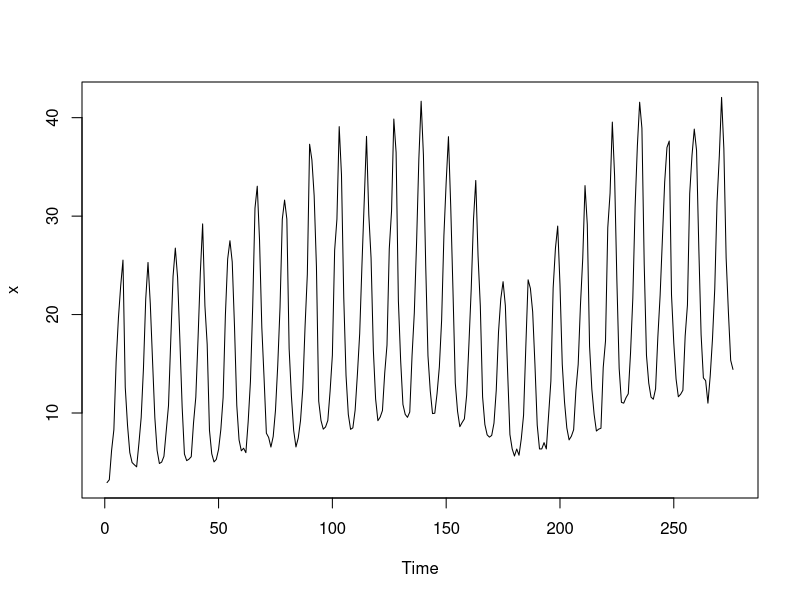
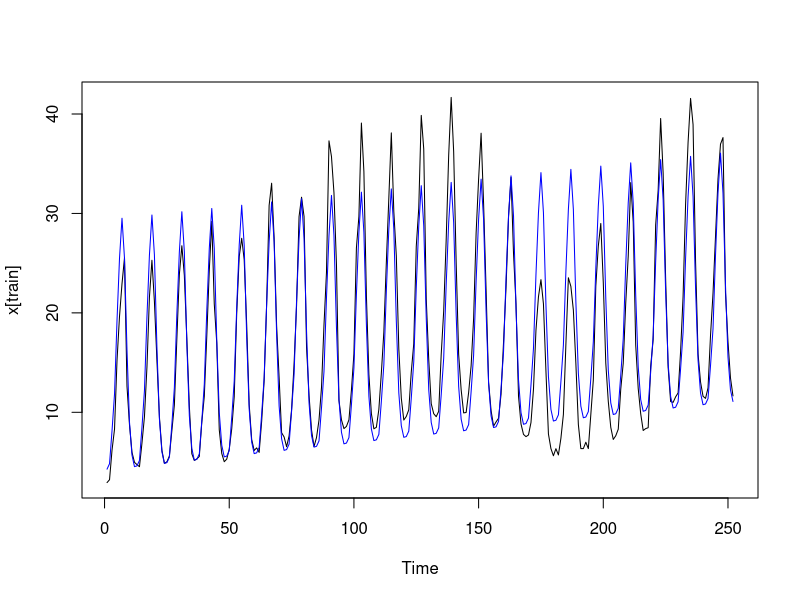
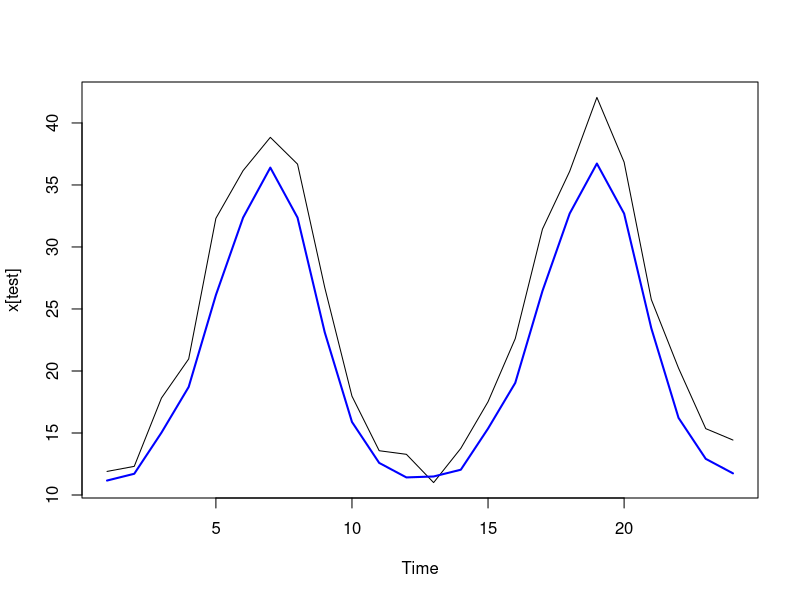
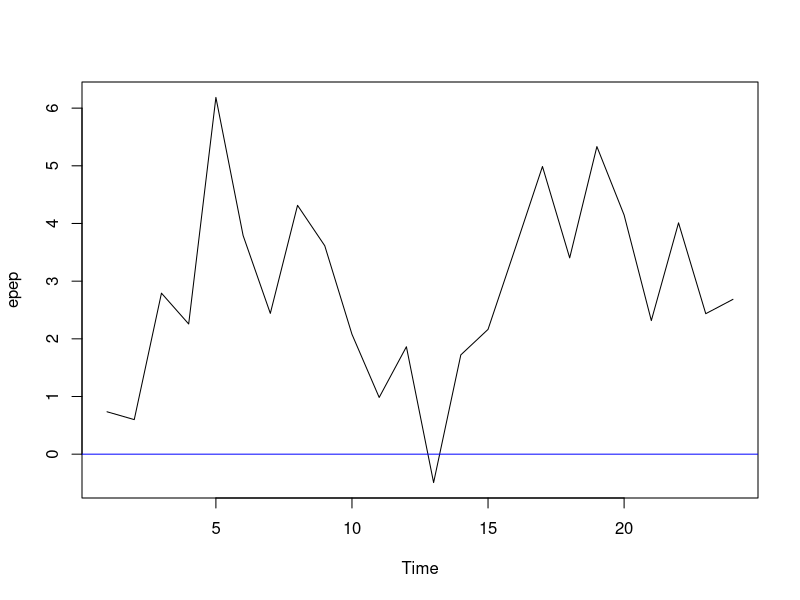

The R script that drew these images, in order:
setwd(dirname(rstudioapi::getActiveDocumentContext()$path))
df1 <- read.delim("USA_Icecream.tsv", skip=21, sep="", stringsAsFactors = FALSE) 
df2 <- read.delim("DEU_Dairy.tsv", skip=16, sep="") 

# второе задание, ложная корреляция при сезонности
cor.test(df1$VALUE, df2$dairy) # cor = 0.49031, p-value = 10^-16. Значимо отличается от 0.


# Прогнозирование с помощью тренда и сезонных фиктивных переменных
x <- df1$VALUE
plot.ts(x)
train <- df1$DATE < "1939-01-01"
test <- ! train # Тестовый период последние 24 месяца

#прогноз на последние 24 месяца по модели с линейным трендом и месячными фиктивными переменными.
tr <- 1:nrow(df1)
month <- rep(1:12, 23) # 12 месяцев, 23 года период
reg1 <- lm(x ~ tr + factor(month), subset=train) # регрессия на train периоде
plot.ts(x[train])
lines(fitted(reg1), col="blue")

xp <- predict(reg1, newdata=list(tr=tr[test], month=month[test])) # получаем прогноз

plot.ts(x[test])
lines(xp, col="blue", lw=2) # график прогноза

epep <- x[test] - xp # вычисляем ошибки
ts.plot(epep) # график ошибок
abline(h=0, col="blue") 

# MSE
MSE <- mean(epep^2)
RMSE <- sqrt(MSE)
RMSE
